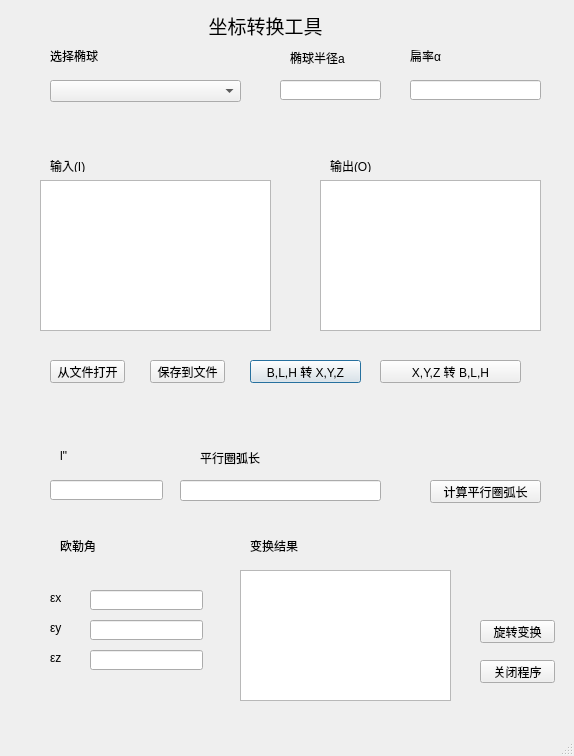
<?xml version="1.0" encoding="UTF-8"?>
<ui version="4.0">
 <class>Dialog</class>
 <widget class="QDialog" name="Dialog">
  <property name="enabled">
   <bool>true</bool>
  </property>
  <property name="geometry">
   <rect>
    <x>0</x>
    <y>0</y>
    <width>574</width>
    <height>756</height>
   </rect>
  </property>
  <property name="windowTitle">
   <string>坐标转换</string>
  </property>
  <property name="sizeGripEnabled">
   <bool>true</bool>
  </property>
  <widget class="QLabel" name="label">
   <property name="geometry">
    <rect>
     <x>200</x>
     <y>10</y>
     <width>131</width>
     <height>31</height>
    </rect>
   </property>
   <property name="font">
    <font>
     <family>新宋体</family>
     <pointsize>14</pointsize>
    </font>
   </property>
   <property name="text">
    <string>坐标转换工具</string>
   </property>
   <property name="alignment">
    <set>Qt::AlignCenter</set>
   </property>
  </widget>
  <widget class="QPushButton" name="pushButton">
   <property name="geometry">
    <rect>
     <x>250</x>
     <y>360</y>
     <width>111</width>
     <height>23</height>
    </rect>
   </property>
   <property name="text">
    <string>B,L,H 转 X,Y,Z</string>
   </property>
  </widget>
  <widget class="QPushButton" name="pushButton_2">
   <property name="geometry">
    <rect>
     <x>380</x>
     <y>360</y>
     <width>141</width>
     <height>23</height>
    </rect>
   </property>
   <property name="text">
    <string>X,Y,Z 转 B,L,H</string>
   </property>
  </widget>
  <widget class="QLabel" name="label_2">
   <property name="geometry">
    <rect>
     <x>50</x>
     <y>160</y>
     <width>54</width>
     <height>12</height>
    </rect>
   </property>
   <property name="text">
    <string>输入(&amp;I)</string>
   </property>
   <property name="buddy">
    <cstring>plainTextEdit_Input</cstring>
   </property>
  </widget>
  <widget class="QLabel" name="label_3">
   <property name="geometry">
    <rect>
     <x>330</x>
     <y>160</y>
     <width>54</width>
     <height>12</height>
    </rect>
   </property>
   <property name="text">
    <string>输出(&amp;O)</string>
   </property>
   <property name="buddy">
    <cstring>plainTextEdit_Out</cstring>
   </property>
  </widget>
  <widget class="QLabel" name="label_4">
   <property name="geometry">
    <rect>
     <x>290</x>
     <y>50</y>
     <width>81</width>
     <height>16</height>
    </rect>
   </property>
   <property name="text">
    <string>椭球半径a</string>
   </property>
  </widget>
  <widget class="QPushButton" name="pushButton_Open">
   <property name="geometry">
    <rect>
     <x>50</x>
     <y>360</y>
     <width>75</width>
     <height>23</height>
    </rect>
   </property>
   <property name="text">
    <string>从文件打开</string>
   </property>
  </widget>
  <widget class="QPushButton" name="pushButton_Save">
   <property name="geometry">
    <rect>
     <x>150</x>
     <y>360</y>
     <width>75</width>
     <height>23</height>
    </rect>
   </property>
   <property name="text">
    <string>保存到文件</string>
   </property>
  </widget>
  <widget class="QPushButton" name="pushButton_3">
   <property name="geometry">
    <rect>
     <x>430</x>
     <y>480</y>
     <width>111</width>
     <height>23</height>
    </rect>
   </property>
   <property name="text">
    <string>计算平行圈弧长</string>
   </property>
  </widget>
  <widget class="QLabel" name="label_5">
   <property name="geometry">
    <rect>
     <x>60</x>
     <y>450</y>
     <width>54</width>
     <height>12</height>
    </rect>
   </property>
   <property name="text">
    <string>l''</string>
   </property>
  </widget>
  <widget class="QLabel" name="label_6">
   <property name="geometry">
    <rect>
     <x>200</x>
     <y>450</y>
     <width>81</width>
     <height>16</height>
    </rect>
   </property>
   <property name="text">
    <string>平行圈弧长</string>
   </property>
  </widget>
  <widget class="QLabel" name="label_7">
   <property name="geometry">
    <rect>
     <x>50</x>
     <y>50</y>
     <width>54</width>
     <height>12</height>
    </rect>
   </property>
   <property name="text">
    <string>选择椭球</string>
   </property>
  </widget>
  <widget class="QPushButton" name="pushButton_Close">
   <property name="geometry">
    <rect>
     <x>480</x>
     <y>660</y>
     <width>75</width>
     <height>23</height>
    </rect>
   </property>
   <property name="text">
    <string>关闭程序</string>
   </property>
  </widget>
  <widget class="QPlainTextEdit" name="plainTextEdit_Input">
   <property name="geometry">
    <rect>
     <x>40</x>
     <y>180</y>
     <width>231</width>
     <height>151</height>
    </rect>
   </property>
  </widget>
  <widget class="QPlainTextEdit" name="plainTextEdit_Out">
   <property name="geometry">
    <rect>
     <x>320</x>
     <y>180</y>
     <width>221</width>
     <height>151</height>
    </rect>
   </property>
  </widget>
  <widget class="QLineEdit" name="lineEdit_l">
   <property name="geometry">
    <rect>
     <x>50</x>
     <y>480</y>
     <width>113</width>
     <height>20</height>
    </rect>
   </property>
  </widget>
  <widget class="QLineEdit" name="lineEdit_s">
   <property name="geometry">
    <rect>
     <x>180</x>
     <y>480</y>
     <width>201</width>
     <height>21</height>
    </rect>
   </property>
  </widget>
  <widget class="QLineEdit" name="lineEdit_a">
   <property name="geometry">
    <rect>
     <x>280</x>
     <y>80</y>
     <width>101</width>
     <height>20</height>
    </rect>
   </property>
  </widget>
  <widget class="QComboBox" name="comboBox">
   <property name="geometry">
    <rect>
     <x>50</x>
     <y>80</y>
     <width>191</width>
     <height>22</height>
    </rect>
   </property>
   <item>
    <property name="text">
     <string/>
    </property>
   </item>
   <item>
    <property name="text">
     <string>WGS-84椭球体</string>
    </property>
   </item>
   <item>
    <property name="text">
     <string>2000中国大地坐标系</string>
    </property>
   </item>
   <item>
    <property name="text">
     <string>1975年国际椭球体</string>
    </property>
   </item>
  </widget>
  <widget class="QLabel" name="label_8">
   <property name="geometry">
    <rect>
     <x>410</x>
     <y>50</y>
     <width>54</width>
     <height>12</height>
    </rect>
   </property>
   <property name="text">
    <string>扁率α</string>
   </property>
  </widget>
  <widget class="QLineEdit" name="lineEdit_alpha">
   <property name="geometry">
    <rect>
     <x>410</x>
     <y>80</y>
     <width>131</width>
     <height>20</height>
    </rect>
   </property>
  </widget>
  <widget class="QLabel" name="label_9">
   <property name="geometry">
    <rect>
     <x>60</x>
     <y>540</y>
     <width>54</width>
     <height>12</height>
    </rect>
   </property>
   <property name="text">
    <string>欧勒角</string>
   </property>
  </widget>
  <widget class="QLineEdit" name="lineEdit_Xangle">
   <property name="geometry">
    <rect>
     <x>90</x>
     <y>590</y>
     <width>113</width>
     <height>20</height>
    </rect>
   </property>
  </widget>
  <widget class="QLineEdit" name="lineEdit_Yangle">
   <property name="geometry">
    <rect>
     <x>90</x>
     <y>620</y>
     <width>113</width>
     <height>20</height>
    </rect>
   </property>
  </widget>
  <widget class="QLineEdit" name="lineEdit_Zangle">
   <property name="geometry">
    <rect>
     <x>90</x>
     <y>650</y>
     <width>113</width>
     <height>20</height>
    </rect>
   </property>
  </widget>
  <widget class="QPlainTextEdit" name="plainTextEdit">
   <property name="geometry">
    <rect>
     <x>240</x>
     <y>570</y>
     <width>211</width>
     <height>131</height>
    </rect>
   </property>
  </widget>
  <widget class="QLabel" name="label_10">
   <property name="geometry">
    <rect>
     <x>250</x>
     <y>540</y>
     <width>54</width>
     <height>12</height>
    </rect>
   </property>
   <property name="text">
    <string>变换结果</string>
   </property>
  </widget>
  <widget class="QLabel" name="label_11">
   <property name="geometry">
    <rect>
     <x>50</x>
     <y>590</y>
     <width>31</width>
     <height>16</height>
    </rect>
   </property>
   <property name="text">
    <string>εx</string>
   </property>
  </widget>
  <widget class="QLabel" name="label_12">
   <property name="geometry">
    <rect>
     <x>50</x>
     <y>620</y>
     <width>31</width>
     <height>16</height>
    </rect>
   </property>
   <property name="text">
    <string>εy</string>
   </property>
  </widget>
  <widget class="QLabel" name="label_13">
   <property name="geometry">
    <rect>
     <x>50</x>
     <y>650</y>
     <width>31</width>
     <height>16</height>
    </rect>
   </property>
   <property name="text">
    <string>εz</string>
   </property>
  </widget>
  <widget class="QPushButton" name="pushButton_4">
   <property name="geometry">
    <rect>
     <x>480</x>
     <y>620</y>
     <width>75</width>
     <height>23</height>
    </rect>
   </property>
   <property name="text">
    <string>旋转变换</string>
   </property>
  </widget>
 </widget>
 <tabstops>
  <tabstop>comboBox</tabstop>
  <tabstop>lineEdit_a</tabstop>
  <tabstop>lineEdit_alpha</tabstop>
  <tabstop>plainTextEdit_Input</tabstop>
  <tabstop>plainTextEdit_Out</tabstop>
  <tabstop>pushButton_Open</tabstop>
  <tabstop>pushButton_Save</tabstop>
  <tabstop>pushButton</tabstop>
  <tabstop>pushButton_2</tabstop>
  <tabstop>lineEdit_l</tabstop>
  <tabstop>lineEdit_s</tabstop>
  <tabstop>pushButton_3</tabstop>
  <tabstop>pushButton_Close</tabstop>
 </tabstops>
 <resources/>
 <connections>
  <connection>
   <sender>pushButton_Close</sender>
   <signal>clicked()</signal>
   <receiver>Dialog</receiver>
   <slot>close()</slot>
   <hints>
    <hint type="sourcelabel">
     <x>527</x>
     <y>672</y>
    </hint>
    <hint type="destinationlabel">
     <x>522</x>
     <y>720</y>
    </hint>
   </hints>
  </connection>
 </connections>
</ui>
